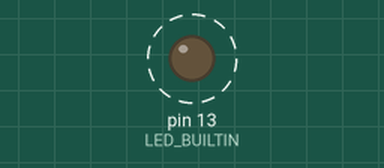
Bench run of a sketch on a simulated Arduino Uno, built with avr-gcc and run on an emulated ATmega328P. On the bench: output pins drawn as LEDs (lit = HIGH). Dashed ring = blinking. Random numbers use the default seed unless the sketch sets one; what the sketch prints to the serial monitor is not drawn.

Above: at 0.2 s.
Timing chart, 0 to 3.0 s (numbered marks = the images above):
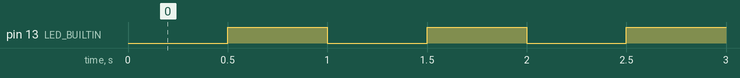

Measured:
- by itself, pin 13 (LED_BUILTIN): alternates HIGH for 0.50 s and LOW for 0.50 s

The sketch:

lesson5.ino
```cpp
/* Lesson 5
 *    Illustrates using milliseconds timer and time intervals to perform actions
 *    that require different time delays.
 */

// global constants
const unsigned long BLINK_INTERVAL = 500;           // unit: milliseconds
const unsigned long POSITION_UPDATE_INTERVAL = 300; // unit: milliseconds


int main()
{
  // local variables
  unsigned long blinkTime;                         // unit: milliseconds
  unsigned long xyTime;                            // unit: milliseconds
  int ledPinState;

  unsigned int x, y;

  init();

  Serial.begin(9600);
  pinMode(LED_BUILTIN, OUTPUT);
  ledPinState = 0;
  digitalWrite(LED_BUILTIN, ledPinState);
  blinkTime = millis();
  xyTime = millis();

  while(1)
  {
    if( (millis() - blinkTime) >= BLINK_INTERVAL)
    {
      ledPinState = ledPinState ^ 0x01;     // toggle state
      digitalWrite(LED_BUILTIN, ledPinState);
      blinkTime = millis();
    }

    if( (millis() - xyTime) >= POSITION_UPDATE_INTERVAL)
    {
      x = (unsigned int)random(0, 513);
      y = (unsigned int)random(0, 513);

      Serial.print(x);
      Serial.print(":");
      Serial.println(y);

      xyTime = millis();
    }
  }

  return 0;
}
```
